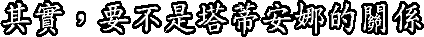
#> input picture data/再見柏林＿中文/subtitle_0003.png, 424 x 37 px, given as the content of the folder data/../data/再見柏林＿中文/subtitle_0003.png, which was not available
$ python -i ocr_gemini.py   (imports and definitions only)
#> lines starting #> are read from the running program, lines starting #| are printed output that depends on the picture; pictures that were not available may be replaced by others from this repository, and a replacement may not be noted
### config.py
# config.py
import json
from pathlib import Path

CONFIG_PATH = Path(__file__).parent / "config.json"

# 預設設定
DEFAULT_CFG = {
    "file_name_en": "",
    "drive_url_en": "",
    "file_name_ch": "",
    "drive_url_ch": "",
    "api_key": "",
    "API_key": "",          # 與 api_key 同步，兼容舊程式
    "translate": "none",
    "output_dir": "output",
    # 若其他腳本需要，可保留這兩鍵
    "xml_file_name_en": "subtitle_en.xml",
    "xml_file_name_ch": "subtitle_ch.xml",
}

def load_config() -> dict:
    """讀取設定，檔案覆蓋預設，缺鍵用預設補上；api_key 與 API_key 互相同步。"""
    cfg = DEFAULT_CFG.copy()
    if CONFIG_PATH.exists():
        try:
            on_disk = json.loads(CONFIG_PATH.read_text(encoding="utf-8"))
            if isinstance(on_disk, dict):
                cfg.update(on_disk)
        except json.JSONDecodeError:
            pass
    # 同步 api_key / API_key
    if cfg.get("api_key") and not cfg.get("API_key"):
        cfg["API_key"] = cfg["api_key"]
    if cfg.get("API_key") and not cfg.get("api_key"):
        cfg["api_key"] = cfg["API_key"]
    return cfg

def _apply_globals(cfg: dict):
    """同步舊程式使用的全域變數。"""
    global API_key, file_name_en, drive_url_en, file_name_ch, drive_url_ch
    global xml_file_name_en, xml_file_name_ch, output_dir, translate
    API_key = cfg.get("API_key", "")
    file_name_en = cfg.get("file_name_en", "")
    drive_url_en = cfg.get("drive_url_en", "")
    file_name_ch = cfg.get("file_name_ch", "")
    drive_url_ch = cfg.get("drive_url_ch", "")
    xml_file_name_en = cfg.get("xml_file_name_en", "subtitle_en.xml")
    xml_file_name_ch = cfg.get("xml_file_name_ch", "subtitle_ch.xml")
    output_dir = cfg.get("output_dir", "output")
    translate = cfg.get("translate", "none")

# [16 lines left out: function save_config, not called in this run]

# 模組載入時先套用一次
_apply_globals(load_config())

# 供舊碼引用的 OCR 暫存
image_texts_en = {}
image_texts_ch = {}

# [2 lines that do not run on import are left out]

### modules/ocr_gemini.py
# modules/ocr_gemini.py
# 功能：
# 1. 若 data/{file_name}.pdf 不存在 → 將 data/{file_name}/*.png 合併成 PDF
# 2. 將 PDF 切割成多個 chunk（預設每 100 頁）
# 3. 呼叫 Gemini 逐塊 OCR
# 4. 回傳 dict: {"subtitle0001": "文字", ...}
# ⚠️ 不自動寫入 JSON，由外層主程式決定

from __future__ import annotations
import os, re, json, math, time, glob
from pathlib import Path
from typing import Dict, List, Optional
from pypdf import PdfReader, PdfWriter
from PIL import Image
import google.generativeai as genai
from google.api_core import exceptions as google_exceptions
import config


# --------- 圖片合併成 PDF ---------
def _images_to_pdf(file_name: str) -> Path:
#> called with file_name = '../data/再見柏林＿中文/subtitle_0003.png'
    pdf_path = Path("data") / f"{file_name}.pdf"
    if pdf_path.exists():
        return pdf_path

    folder = Path("data") / file_name
    image_files = sorted(glob.glob(str(folder / "*.png")))
    if not image_files:
        raise FileNotFoundError(f"找不到任何圖片：{folder}/*.png")

    os.makedirs(pdf_path.parent, exist_ok=True)
    imgs = [Image.open(p).convert("RGB") for p in image_files]
#> imgs = 1 item
    try:
        first, rest = imgs[0], imgs[1:]
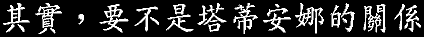
#> first: PIL image 424x37 RGB; min 0, max 253, mean 44.8
#> rest = []
        first.save(pdf_path, save_all=True, append_images=rest)
    finally:
        for im in imgs:
            im.close()
#> this loop made 1 pass

    print(f"✅ 已合併 {len(image_files)} 張圖片為 PDF：{pdf_path}")
    return pdf_path


# --------- PDF 拆塊 ---------
# [48 lines left out: functions _split_pdf_into_chunks, _gemini_ocr_one, not called in this run]


# --------- 分頁文字解析 ---------
_PAGE_SPLIT = re.compile(r"(?:^|\n)第\s*([0-9０-９]+)\s*頁(?:[：:\-\s]*)(?!\S)", re.IGNORECASE)

# [19 lines left out: function _parse_pages_to_dict, not called in this run]


# --------- 主函式（給主程式呼叫） ---------
def run(
    file_name: str,
    *,
    chunk_size: int = 100,
    max_retries: int = 3,
    sleep_on_rate_limit: int = 40,
    timeout_sec: int = 600,
    api_key: Optional[str] = None,
) -> Dict[str, str]:
    """
    執行流程：
      1) 若 data/{file_name}.pdf 不存在，從 data/{file_name}/*.png 建立
      2) 切塊 OCR
      3) 回傳字典 {"subtitle0001": "內容", ...}
    """
    pdf_path = _images_to_pdf(file_name)

    if not api_key:
        cfg = config.load_config()
        api_key = cfg.get("api_key") or cfg.get("API_key") or ""
    if not api_key:
#> (the run stopped early here; a loop or call above may not have finished)

$ run again, on data/再見柏林＿中文/subtitle_0007.png
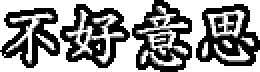
#> input picture data/再見柏林＿中文/subtitle_0007.png, 130 x 36 px, given as the content of the folder data/../data/再見柏林＿中文/subtitle_0007.png, which was not available (shown 2 times larger)
#> imgs = 1 item
#> in _images_to_pdf, `first, rest = imgs[0], imgs[1:]`:
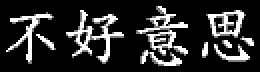
#> first: PIL image 130x36 RGB (shown 2 times larger); min 0, max 253, mean 44.9
#> rest = []
#> the loop in _images_to_pdf, `for im in imgs:` made 1 pass

$ run again, on data/再見柏林＿中文/subtitle_0036.png
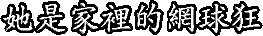
#> input picture data/再見柏林＿中文/subtitle_0036.png, 263 x 36 px, given as the content of the folder data/../data/再見柏林＿中文/subtitle_0036.png, which was not available
#> imgs = 1 item
#> in _images_to_pdf, `first, rest = imgs[0], imgs[1:]`:
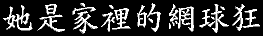
#> first: PIL image 263x36 RGB; min 0, max 253, mean 50
#> rest = []
#> the loop in _images_to_pdf, `for im in imgs:` made 1 pass

$ run again, on data/再見柏林＿中文/subtitle_0052.png
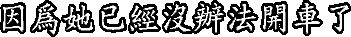
#> input picture data/再見柏林＿中文/subtitle_0052.png, 351 x 37 px, given as the content of the folder data/../data/再見柏林＿中文/subtitle_0052.png, which was not available
#> imgs = 1 item
#> in _images_to_pdf, `first, rest = imgs[0], imgs[1:]`:
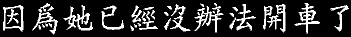
#> first: PIL image 351x37 RGB; min 0, max 253, mean 45.4
#> rest = []
#> the loop in _images_to_pdf, `for im in imgs:` made 1 pass
